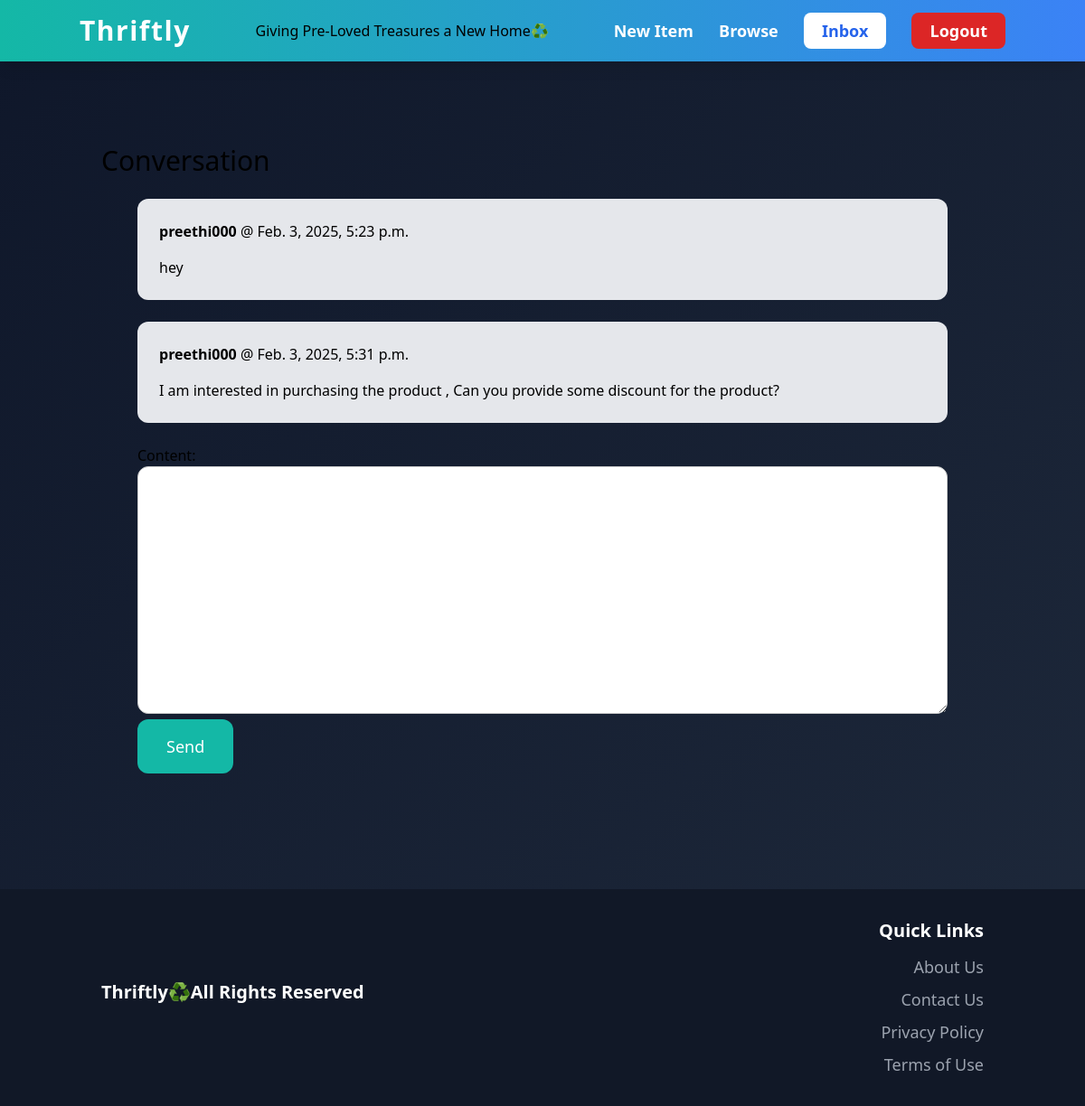
The page /inbox/1/ (signed in) on the database its author committed.
### conversation/models.py (models this page shows, shortened)
class ConversationMessage(models.Model):
    conversation = models.ForeignKey(Conversation, related_name='messages', on_delete=models.CASCADE)
    content = models.TextField()
    created_at = models.DateTimeField(auto_now_add=True)
    created_by = models.ForeignKey(User, related_name='created_messages', on_delete=models.CASCADE)

### conversation/views.py (the view)
# urls.py: path('<int:pk>/', views.detail, name='detail'),
@login_required
def detail(request, pk):
    conversation = Conversation.objects.filter(members__in=[request.user.id]).get(pk=pk)
    if request.method == 'POST':
        form = ConversationMessageForm(request.POST)
        if form.is_valid():
            conversation_message = form.save(commit=False)
            conversation_message.conversation = conversation
            conversation_message.created_by = request.user
            conversation_message.save()
            conversation.save()
            return redirect('conversation:detail', pk=pk)
    else:
        form = ConversationMessageForm()
    return render(request, 'conversation/detail.html', {
        'conversation': conversation,
        'form': form
    })

### conversation/forms.py
class ConversationMessageForm(forms.ModelForm):
    class Meta:
        model = ConversationMessage
        fields = ('content',)
        widgets = {
            'content': forms.Textarea(attrs={
                'class': 'w-full py-4 px-6 rounded-xl border'
            })
        }

### conversation/templates/conversation/detail.html (shortened to what this page needs)
{% extends 'core/base.html' %}
{% block content %}
<h1 class="mb-6 text-3xl text-gray-900">Conversation</h1>
<div class="space-y-6 max-w-4xl mx-auto">
    {% for message in conversation.messages.all %}
        <div class="p-6 flex {% if message.created_by == request.user %}bg-teal-200{% else %}bg-gray-200{% endif %} rounded-xl mb-4">
            <div>
                <p class="mb-4 text-gray-900"><strong>{{ message.created_by.username }}</strong> @ {{ message.created_at }}</p>
                <p class="text-gray-900">{{ message.content }}</p>
            </div>
        </div>
    {% endfor %}
</div>
<form method="post" action="." class="mt-6 max-w-4xl mx-auto">
    <div class="space-y-4">
        {{ form.as_p }}
    </div>
    <button class="py-4 px-8 text-lg bg-teal-500 hover:bg-teal-700 rounded-xl text-white">Send</button>
</form>
{% endblock %}

### core/templates/core/base.html (style rules this page uses)
body { background: linear-gradient(to bottom right, #0f172a, #1e293b); color: #f8fafc; }

### conversation/templates/conversation/detail.html (style rules this page uses)
h1, p, input, textarea, label { color: black !important; }
input, textarea { color: black !important; background-color: white !important; border: 1px solid #ccc; padding: 10px; width: 100%; max-width: 100%; }

### rows shown on the page
ConversationMessage: created_by.username "preethi000", created_at "Feb. 3, 2025, 5:23 p.m.", content "hey"
ConversationMessage: created_by.username "preethi000", created_at "Feb. 3, 2025, 5:31 p.m.", content "I am interested in purchasing the product , Can you provide some discount for the product?"
